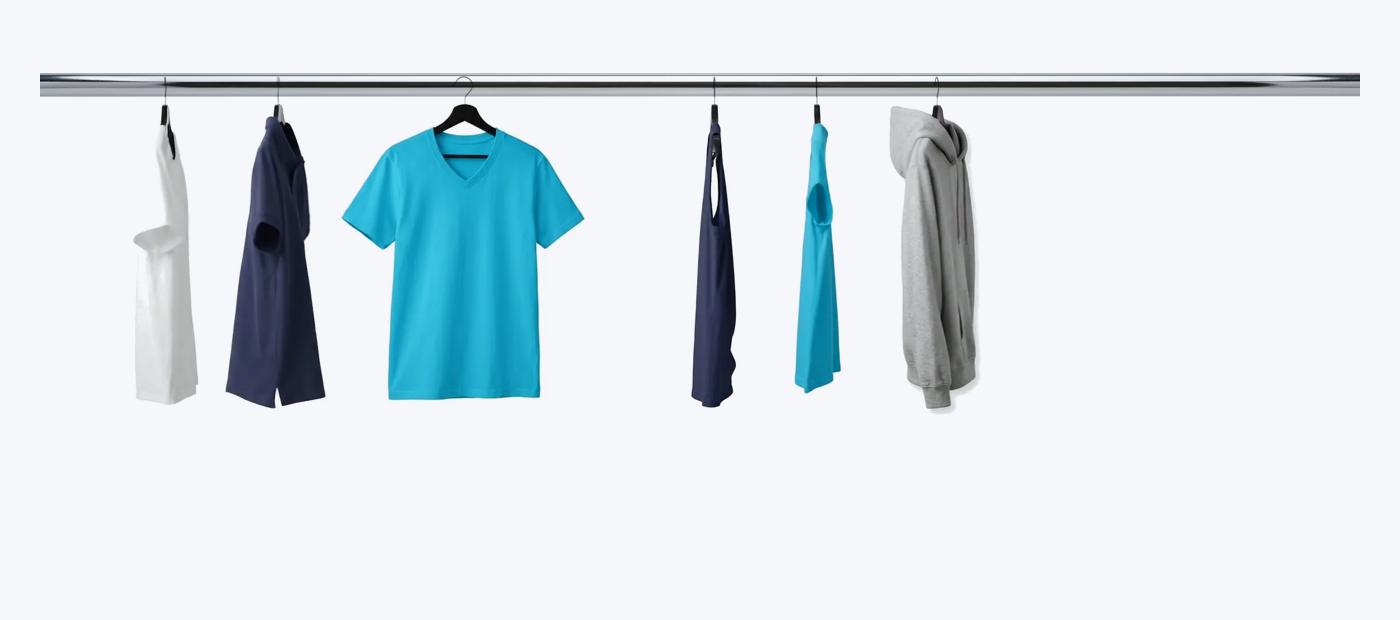
#> input picture referencia/arara/previa-arara.png, 1400 x 620 px, given in place of previa-arara.png-frente.jpg, which was not available
$ python frente_cor.py ../previa-arara.png
#> lines starting #> are read from the running program, lines starting #| are printed output that depends on the picture; after the words box and inside, x2 and y2 are one past the last pixel; in counts of white or black regions, pixels touching at a corner belong together
### referencia/arara/scripts-cor/tint.py
import numpy as np
from PIL import Image
from scipy import ndimage
def load(png):
    arr=np.asarray(Image.open(png)).astype(np.float32)/255
    return arr[...,:3], arr[...,3]
def fabric_mask(rgb,a):
    lum=rgb.mean(-1)
    H=lum.shape[0]
    dark=(lum<0.22)&(a>0.6)
    rows=np.where(dark[:int(H*0.5)].sum(1)>=4)[0]
    E=H/640   # escala (quadros do vídeo têm 640 de altura)
    cinza=(not len(rows)) or rows.min()>80*E   # quadro em que o Veo deixou o cabide cinza
    cut=int(min(rows.min(),78*E) if len(rows) else 78*E)
    m=np.clip((lum-0.33)/0.12,0,1)*(a>0.02)
    m[:cut]=0
    # cabide: região mais escura que o tecido, ligada à base do gancho (o Veo às vezes deixa o cabide cinza)
    if not cinza: return m
    z0,z1=cut,min(H,cut+int(75*E))
    cand=np.zeros_like(lum,bool); cand[z0:z1]=(lum[z0:z1]<0.74)&(a[z0:z1]>0.5)
    seed=np.zeros_like(cand); seed[z0:z0+int(14*E)]=cand[z0:z0+int(14*E)]
    lab,n=ndimage.label(cand)
    fora=ndimage.binary_dilation(a<0.3,iterations=max(2,int(2*E)))   # pontas do cabide encostam no fundo
    ids=np.unique(np.concatenate([lab[seed],lab[fora&cand]])); ids=ids[ids>0]
    if len(ids):
        hang=ndimage.binary_dilation(np.isin(lab,ids),iterations=1)
        m[hang]=0
    return m
def tint(rgb,a,hexc):
    c=np.array([int(hexc[i:i+2],16) for i in (1,3,5)])/255
    if (c>0.97).all(): return rgb
    lum=rgb.mean(-1)
    fm=fabric_mask(rgb,a)
    ref=np.median(lum[fm>0.9])
    s=(lum/ref)[...,None]                 # 1 = flat fabric, <1 folds, >1 highlights
    cl=(c*[0.2126,0.7152,0.0722]).sum()
    base=c*np.minimum(s,1)                # multiply-like shading
    # darks: add absolute fold contrast so folds survive
    k=0.55*(1-cl)
    base=base+(s-1)*k
    base=np.clip(base+np.maximum(s-1,0)*c*0.5,0,1)
    f=fm[...,None]
    return base*f+rgb*(1-f)

### referencia/arara/scripts-cor/frente_cor.py
# Vista ampliada por cor (900x1200) a partir das fotos brancas no verde (896x1200).
import sys, os, numpy as np
from PIL import Image
sys.path.insert(0, os.path.dirname(os.path.abspath(__file__)))
from tint import tint
from scipy import ndimage
CORES={'branco':'#FFFFFF','azul-marinho':'#373857','turquesa':'#31C4EA','mescla':'#B9BFCB','preto':'#1E1F2B'}
def key_still(im):
    im=im.astype(np.float32); H=im.shape[0]
    bd=np.concatenate([im[:8].reshape(-1,3),im[-8:].reshape(-1,3),im[:,:8].reshape(-1,3),im[:,-8:].reshape(-1,3)])
    k=np.median(bd,0); kgx=k[1]-max(k[0],k[2])
    r,g,b=im[...,0],im[...,1],im[...,2]; gx=g-np.maximum(r,b)
    a=1-np.clip((gx-kgx*0.18)/(kgx*0.37),0,1)
    rgb=np.stack([r,np.minimum(g,np.maximum(r,b)),b],-1)/255
    return rgb,a
if __name__=='__main__':
  for p in sys.argv[1:]:
      im=np.asarray(Image.open(f'src/{p}-frente.jpg').convert('RGB').resize((900,1200),Image.LANCZOS))
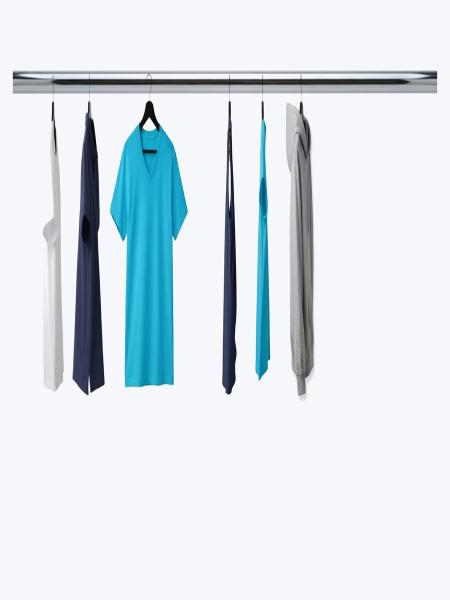
#> im: shape (1200, 900, 3) (shown at 1/2 size); mean R, G, B 219, 229, 234.3
      rgb,a=key_still(im)
#> in key_still, `k = np.median(bd, 0)`: k = [245, 247, 250]
#> in key_still, `kgx = k[1] - max(k[0], k[2])`: kgx = -3
#> in key_still, `r, g, b = (im[..., 0], im[..., 1], im[..., 2])`:
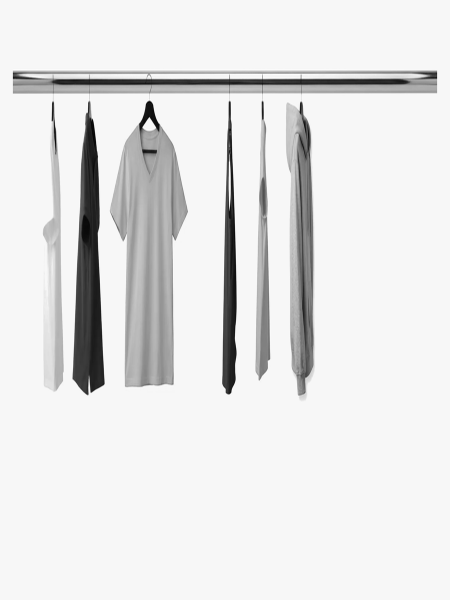
#> g: shape (1200, 900) float32 (shown at 1/2 size); min 0, max 255, mean 229
#> in key_still, `r, g, b = (im[..., 0], im[..., 1], im[..., 2])`:
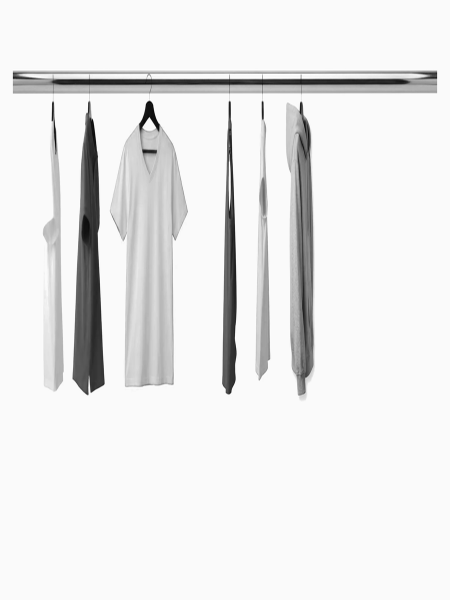
#> b: shape (1200, 900) float32 (shown at 1/2 size); min 0, max 255, mean 234.3
#> in key_still, `gx = g - np.maximum(r, b)`:
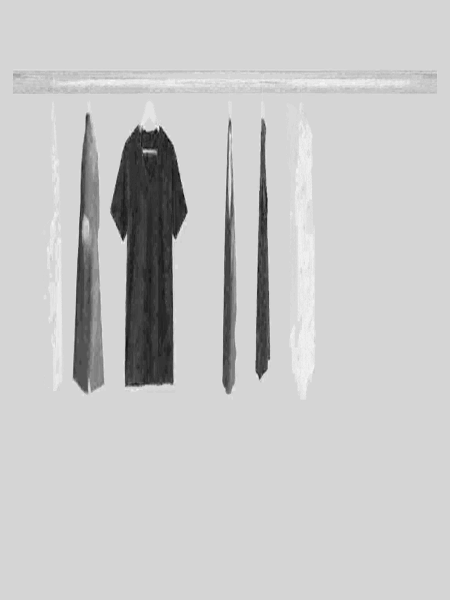
#> gx: shape (1200, 900) float32 (shown at 1/2 size); min -44, max 5, mean -5.32; drawn with min black and max white
      for nome,hx in CORES.items():
          o=tint(rgb,a,hx)
          od=f'out/{p}/{nome}'; os.makedirs(od,exist_ok=True)
          Image.fromarray(np.dstack([o*255,a*255]).clip(0,255).round().astype(np.uint8),'RGBA').save(f'{od}/frente.webp',quality=85,method=4)
#> this loop made 5 passes
#> pass 1, `Image.fromarray(np.dstack([o*255,a*255]).clip(0,255).round().astype(np..`:
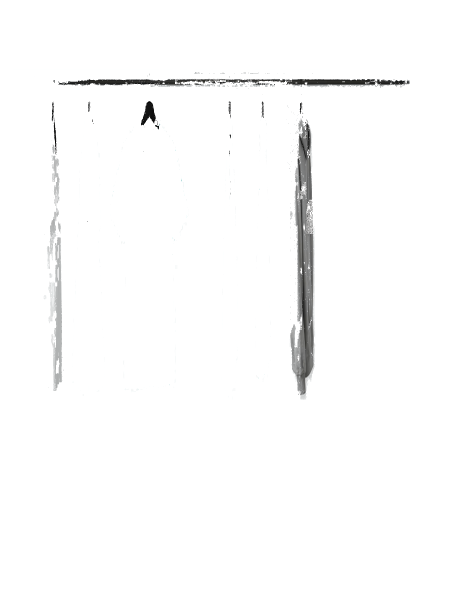
#> saved as frente.webp: PIL image 900x1200 RGBA (shown at 1/2 size); mean R, G, B, A 219, 229, 234.3, 8; transparent parts drawn white
#> pass 2, in fabric_mask, `dark=(lum<0.22)&(a>0.6)`:
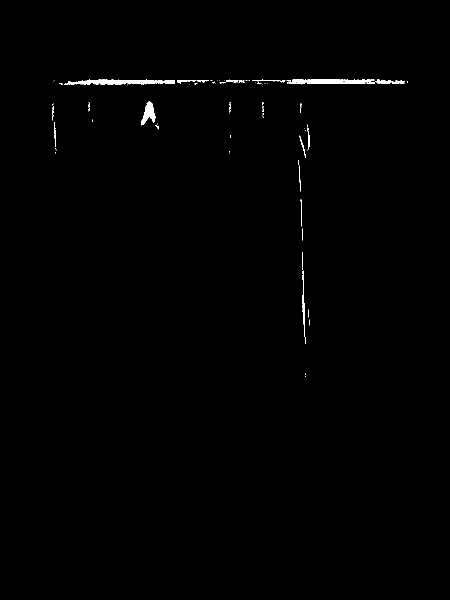
#> dark: shape (1200, 900) bool (shown at 1/2 size); 0.52% white; 91 white regions (69 under 20 px), largest, box (x1, y1, x2, y2) and area: (128, 159, 350, 169) 1554, (574, 159, 782, 169) 1538, (282, 203, 311, 251) 692
#> pass 2, in fabric_mask, `m=np.clip((lum-0.33)/0.12,0,1)*(a>0.02)`:
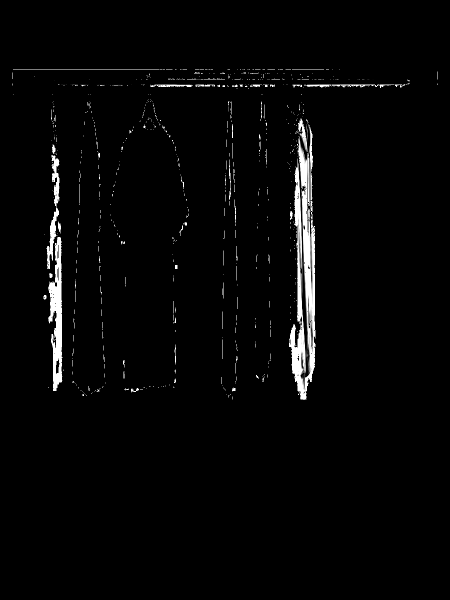
#> m: shape (1200, 900) float32 (shown at 1/2 size); min 0, max 1, mean 0.0247
      print(p,'ok')
